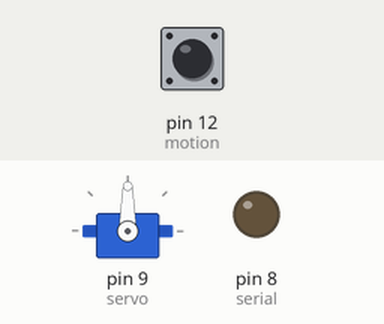
Bench run of a sketch on a simulated Arduino Uno, built with avr-gcc and run on an emulated ATmega328P. On the bench: servo, output pins drawn as LEDs (lit = HIGH). The inputs (shaded band) are chosen by the test bench; at power-on: pin 12 (motion) LOW.

Above: at 1.2 s.
1.3 s: pin 12 (motion) pulled HIGH for 0.15 s
At 1.4 s:
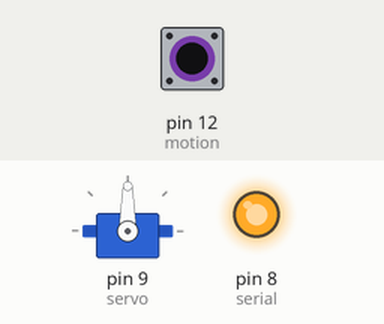
3.0 s: pin 12 (motion) pulled HIGH for 3.2 s
At 7.5 s:
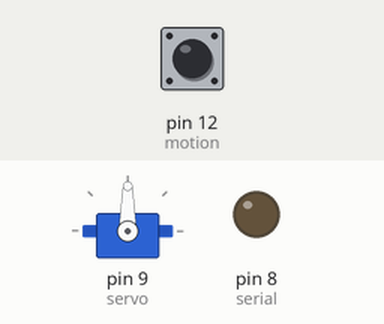
Timing chart, 0 to 9.0 s (numbered marks = the images above; inputs shaded):
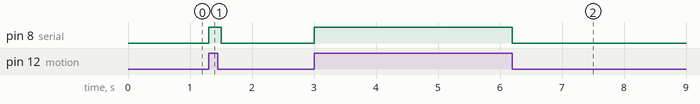

Measured:
- after the input at 1.3 s, pin 8 (serial): LOW → HIGH at once, → LOW 0.20 s later
- after the input at 3.0 s, pin 8 (serial): LOW → HIGH at once, → LOW 3.2 s later

The sketch:

Bathroom_Ardiuno.ino
```cpp
#include <Servo.h>

Servo myservo;
const int on_position=80;
const int neutral_position=90;
const int off_position=100;
const int max_time = 6000;
const int switch_delay=1;
const int motion=12;
const int servo=9;
const int serial=8;
int time = max_time;

void setup() {
  pinMode(motion, INPUT);
  digitalWrite(motion, HIGH);//Pullup
  pinMode(serial, OUTPUT);
  digitalWrite(serial, LOW);
  myservo.attach(servo);
}

void loop() {
  if (digitalRead(motion) == HIGH) {
    digitalWrite(serial, HIGH);
    if (time <=switch_delay) {
      myservo.write(on_position);
    }
    time = max_time;
  }
  if (time == max_time-switch_delay) {
    digitalWrite(serial, LOW);
    myservo.write(neutral_position);
  }
  if (time == switch_delay+1) {
    myservo.write(off_position);
  }
  if (time == 1) {
    myservo.write(neutral_position);
  }
  if (time !=0) {
    time--;
  }
  delay(100);
}
```
